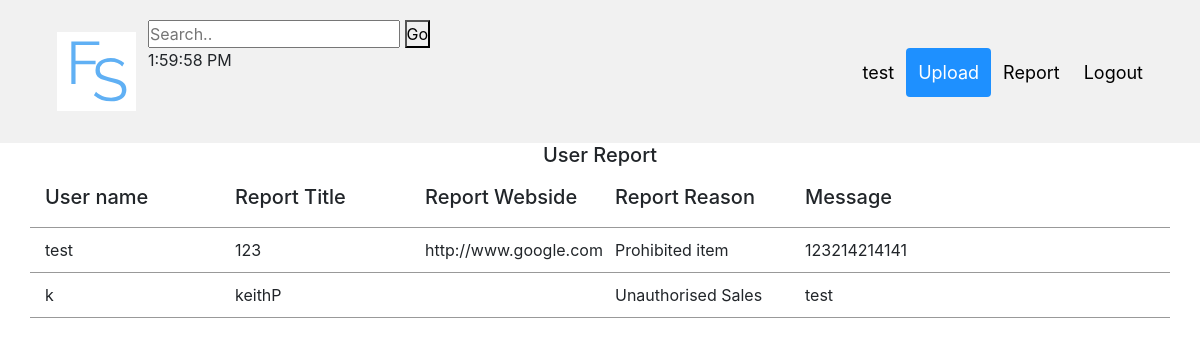
/pj2/report.php (signed in), run on the app's committed database.
### tables this page shows
CREATE TABLE IF NOT EXISTS `reportdata` (
  `rid` int(11) NOT NULL AUTO_INCREMENT,
  `rusername` varchar(20) NOT NULL,
  `rreportedname` varchar(20) NOT NULL,
  `rwebsite` varchar(255) NOT NULL,
  `rreason` varchar(255) NOT NULL,
  `rmessage` text NOT NULL,
  PRIMARY KEY (`rid`)
);

### pj2/report.php (the view, shortened to what this page needs)
<html>
<head>
<link rel="stylesheet" type="text/css" href="style123.css" />
</head>
<?php
  include("db_config.php");
  include("header.php");
?>
<div class="container"><h5 class='text-center'>User Report</h5>
<div class="row">
    <div class="divTableCell col-2"><h5>User name</h5></div>
    <div class="divTableCell col-2"><h5>Report Title</h5></div>
    <div class="divTableCell col-2"><h5>Report Webside</h5></div>
    <div class="divTableCell col-2"><h5>Report Reason</h5></div>
    <div class="divTableCell col-4"><h5> Message</h5></div>
    <?php
          $sql2 = "SELECT * FROM reportdata ";
$result2 = mysqli_query($conn, $sql2);
if ($result2->num_rows > 0) {
    while($row = mysqli_fetch_assoc($result2)) {
           echo "
              <div class='divTableCell col-2'>".
              $row['rusername'].
              "</div>
              <div class='divTableCell col-2'>".
              $row['rreportedname']."</div>
              <div class='divTableCell col-2'>".
                $row['rwebsite']."</div>
              <div class='divTableCell col-2'>".
              $row['rreason']."</div>
              <div class='divTableCell col-4'>".
              $row['rmessage']."
              </div>";
    }
}
?>
</div>
</div>

### pj2/style123.css (style rules this page uses)
* { margin: 0px; padding: 0px; }
.divTableCell, .divTableHead { display: table-cell; padding: 10px 50px; border-bottom: 1px solid #999999; }

### data on the page
reportdata: rusername "test", rreportedname "123", rwebsite "http://www.google.com", rreason "Prohibited item", rmessage "123214214141"
reportdata: rusername "k", rreportedname "keithP", rreason "Unauthorised Sales", rmessage "test"

### other printed values
$currentID "test"
